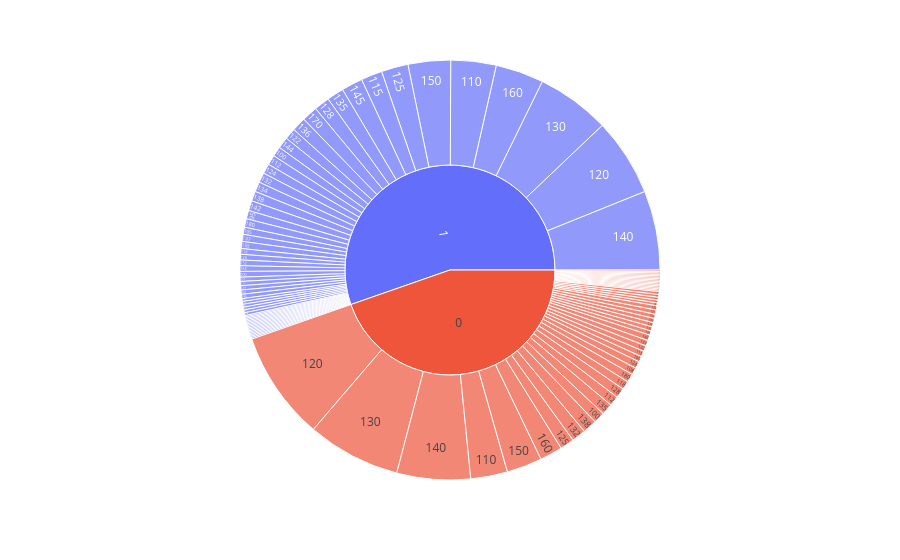

The notebook cell saved with this chart:
### Code cell
px.sunburst(heart_df,path=['HeartDisease','RestingBP'])

### Figure 1 — Plotly figure (JSON) as saved in the notebook; plotly's stock layout.template omitted (floating-point values rounded to 4 significant figures)
{"data": [{"branchvalues": "total", "domain": {"x": [0, 1], "y": [0, 1]}, "hovertemplate": "labels=%{label}<br>count=%{value}<br>parent=%{parent}<br>id=%{id}<extra></extra>", "ids": ["0/80", "1/92", "0/94", "1/95", "1/96", "0/98", "0/100", "1/100", "0/101", "0/102", "1/102", "0/104", "1/104", "0/105", "1/105", "0/106", "1/106", "0/108", "1/108", "0/110", "1/110", "0/112", "1/112", "0/113", "0/114", "1/114", "0/115", "1/115", "1/116", "1/117", "0/118", "1/118", "0/120", "1/120", "0/122", "1/122", "0/123", "1/123", "0/124", "1/124", "0/125", "1/125", "0/126", "1/126", "1/127", "0/128", "1/128", "0/129", "0/130", "1/130", "0/131", "1/131", "0/132", "1/132", "0/133", "1/133", "0/134", "1/134", "0/135", "1/135", "0/136", "1/136", "1/137", "0/138", "1/138", "0/139", "1/139", "0/140", "1/140", "1/141", "0/142", "1/142", "1/143", "1/144", "0/145", "1/145", "0/146", "1/146", "0/148", "1/148", "0/150", "1/150", "0/152", "1/152", "0/154", "1/154", "0/155", "1/155", "0/156", "1/156", "1/158", "0/160", "1/160", "1/164", "1/165", "0/170", "1/170", "0/172", "1/172", "1/174", "0/178", "1/178", "0/180", "1/180", "1/185", "0/190", "1/190", "1/192", "1/200", "0", "1"], "labels": ["80", "92", "94", "95", "96", "98", "100", "100", "101", "102", "102", "104", "104", "105", "105", "106", "106", "108", "108", "110", "110", "112", "112", "113", "114", "114", "115", "115", "116", "117", "118", "118", "120", "120", "122", "122", "123", "123", "124", "124", "125", "125", "126", "126", "127", "128", "128", "129", "130", "130", "131", "131", "132", "132", "133", "133", "134", "134", "135", "135", "136", "136", "137", "138", "138", "139", "139", "140", "140", "141", "142", "142", "143", "144", "145", "145", "146", "146", "148", "148", "150", "150", "152", "152", "154", "154", "155", "155", "156", "156", "158", "160", "160", "164", "165", "170", "170", "172", "172", "174", "178", "178", "180", "180", "185", "190", "190", "192", "200", "0", "1"], "name": "", "parents": ["0", "1", "0", "1", "1", "0", "0", "1", "0", "0", "1", "0", "1", "0", "1", "0", "1", "0", "1", "0", "1", "0", "1", "0", "0", "1", "0", "1", "1", "1", "0", "1", "0", "1", "0", "1", "0", "1", "0", "1", "0", "1", "0", "1", "1", "0", "1", "0", "0", "1", "0", "1", "0", "1", "0", "1", "0", "1", "0", "1", "0", "1", "1", "0", "1", "0", "1", "0", "1", "1", "0", "1", "1", "1", "0", "1", "0", "1", "0", "1", "0", "1", "0", "1", "0", "1", "0", "1", "0", "1", "1", "0", "1", "1", "1", "0", "1", "0", "1", "1", "0", "1", "0", "1", "1", "0", "1", "1", "1", "", ""], "type": "sunburst", "values": [1, 1, 2, 6, 1, 1, 8, 7, 1, 2, 1, 2, 1, 4, 5, 2, 1, 5, 2, 26, 32, 7, 7, 1, 1, 1, 4, 15, 2, 1, 6, 4, 77, 55, 4, 8, 1, 1, 5, 7, 10, 19, 3, 4, 1, 7, 11, 1, 66, 52, 1, 3, 10, 7, 3, 3, 4, 7, 8, 12, 3, 10, 5, 10, 7, 2, 3, 52, 56, 3, 4, 7, 2, 8, 3, 15, 1, 3, 1, 1, 25, 30, 3, 4, 1, 2, 3, 5, 1, 1, 4, 16, 34, 1, 2, 3, 11, 1, 1, 1, 1, 2, 6, 6, 1, 1, 1, 1, 4, 410, 508]}], "layout": {"autosize": true, "legend": {"tracegroupgap": 0}, "margin": {"t": 60}}}
